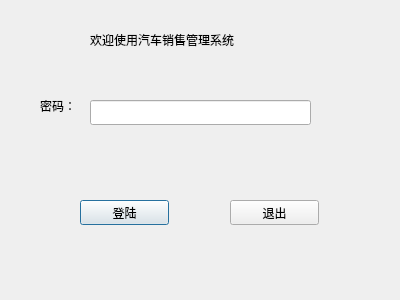
<?xml version="1.0" encoding="UTF-8"?>
<ui version="4.0">
 <class>Dialog</class>
 <widget class="QDialog" name="Dialog">
  <property name="geometry">
   <rect>
    <x>0</x>
    <y>0</y>
    <width>400</width>
    <height>300</height>
   </rect>
  </property>
  <property name="windowTitle">
   <string>Dialog</string>
  </property>
  <widget class="QLabel" name="label">
   <property name="geometry">
    <rect>
     <x>90</x>
     <y>30</y>
     <width>201</width>
     <height>20</height>
    </rect>
   </property>
   <property name="text">
    <string>欢迎使用汽车销售管理系统</string>
   </property>
  </widget>
  <widget class="QLabel" name="label_2">
   <property name="geometry">
    <rect>
     <x>40</x>
     <y>90</y>
     <width>41</width>
     <height>31</height>
    </rect>
   </property>
   <property name="text">
    <string>密码：</string>
   </property>
  </widget>
  <widget class="QLineEdit" name="lineEdit">
   <property name="geometry">
    <rect>
     <x>90</x>
     <y>100</y>
     <width>221</width>
     <height>25</height>
    </rect>
   </property>
  </widget>
  <widget class="QPushButton" name="pushButton">
   <property name="geometry">
    <rect>
     <x>80</x>
     <y>200</y>
     <width>89</width>
     <height>25</height>
    </rect>
   </property>
   <property name="text">
    <string>登陆</string>
   </property>
  </widget>
  <widget class="QPushButton" name="pushButton_2">
   <property name="geometry">
    <rect>
     <x>230</x>
     <y>200</y>
     <width>89</width>
     <height>25</height>
    </rect>
   </property>
   <property name="text">
    <string>退出</string>
   </property>
  </widget>
 </widget>
 <resources/>
 <connections/>
</ui>
